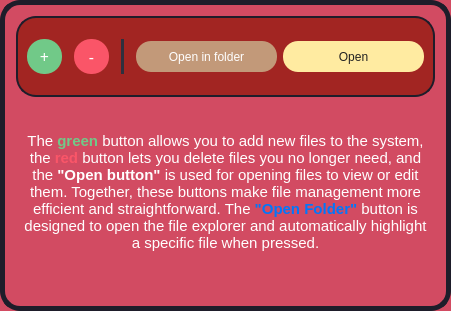
               <widget class="QFrame" name="frame_30">
                <property name="minimumSize">
                 <size>
                  <width>451</width>
                  <height>311</height>
                 </size>
                </property>
                <property name="styleSheet">
                 <string notr="true">background-color: #D24B62;
border-radius: 20px;
border: 5px solid rgb(30, 29, 42);</string>
                </property>
                <property name="frameShape">
                 <enum>QFrame::StyledPanel</enum>
                </property>
                <property name="frameShadow">
                 <enum>QFrame::Raised</enum>
                </property>
                <layout class="QGridLayout" name="gridLayout_26">
                 <item row="0" column="0">
                  <widget class="QFrame" name="frame_31">
                   <property name="sizePolicy">
                    <sizepolicy hsizetype="MinimumExpanding" vsizetype="Fixed">
                     <horstretch>0</horstretch>
                     <verstretch>0</verstretch>
                    </sizepolicy>
                   </property>
                   <property name="minimumSize">
                    <size>
                     <width>301</width>
                     <height>81</height>
                    </size>
                   </property>
                   <property name="maximumSize">
                    <size>
                     <width>16777215</width>
                     <height>16777215</height>
                    </size>
                   </property>
                   <property name="styleSheet">
                    <string notr="true">background-color: #A22522;
border-radius: 20px;
border: 2px solid  rgb(30, 29, 42);</string>
                   </property>
                   <property name="frameShape">
                    <enum>QFrame::StyledPanel</enum>
                   </property>
                   <property name="frameShadow">
                    <enum>QFrame::Raised</enum>
                   </property>
                   <layout class="QGridLayout" name="gridLayout_22">
                    <item row="0" column="0">
                     <widget class="QPushButton" name="fm_add_btn_2">
                      <property name="sizePolicy">
                       <sizepolicy hsizetype="Fixed" vsizetype="Fixed">
                        <horstretch>0</horstretch>
                        <verstretch>0</verstretch>
                       </sizepolicy>
                      </property>
                      <property name="minimumSize">
                       <size>
                        <width>35</width>
                        <height>35</height>
                       </size>
                      </property>
                      <property name="font">
                       <font>
                        <family>Arial Black</family>
                        <pointsize>12</pointsize>
                       </font>
                      </property>
                      <property name="styleSheet">
                       <string notr="true">QPushButton {
background-color: rgb(113, 201, 136);
color: rgb(255, 255, 255);
border-radius: 17px;
border: none;
}

QPushButton:hover {
background-color: rgb(127, 227, 152);
}

QPushButton:pressed {
background-color: rgb(75, 180, 96);
}</string>
                      </property>
                      <property name="text">
                       <string>+</string>
                      </property>
                     </widget>
                    </item>
                    <item row="0" column="1">
                     <spacer name="horizontalSpacer_6">
                      <property name="orientation">
                       <enum>Qt::Horizontal</enum>
                      </property>
                      <property name="sizeType">
                       <enum>QSizePolicy::Fixed</enum>
                      </property>
                      <property name="sizeHint" stdset="0">
                       <size>
                        <width>6</width>
                        <height>20</height>
                       </size>
                      </property>
                     </spacer>
                    </item>
                    <item row="0" column="2">
                     <widget class="QPushButton" name="fm_del_btn_2">
                      <property name="sizePolicy">
                       <sizepolicy hsizetype="Fixed" vsizetype="Fixed">
                        <horstretch>0</horstretch>
                        <verstretch>0</verstretch>
                       </sizepolicy>
                      </property>
                      <property name="minimumSize">
                       <size>
                        <width>35</width>
                        <height>35</height>
                       </size>
                      </property>
                      <property name="font">
                       <font>
                        <family>Arial Black</family>
                        <pointsize>12</pointsize>
                       </font>
                      </property>
                      <property name="styleSheet">
                       <string notr="true">QPushButton {
background-color: rgb(250, 85, 104);
color: rgb(255, 255, 255);
border-radius: 17px;
border: none;
}

QPushButton:hover {
background-color: rgb(250, 121, 136);
}

QPushButton:pressed {
background-color: rgb(250, 66, 88);
}</string>
                      </property>
                      <property name="text">
                       <string>-</string>
                      </property>
                     </widget>
                    </item>
                    <item row="0" column="3">
                     <spacer name="horizontalSpacer_40">
                      <property name="orientation">
                       <enum>Qt::Horizontal</enum>
                      </property>
                      <property name="sizeType">
                       <enum>QSizePolicy::Fixed</enum>
                      </property>
                      <property name="sizeHint" stdset="0">
                       <size>
                        <width>6</width>
                        <height>20</height>
                       </size>
                      </property>
                     </spacer>
                    </item>
                    <item row="0" column="4">
                     <widget class="Line" name="line_9">
                      <property name="styleSheet">
                       <string notr="true">border-color: rgb(46, 48, 62);</string>
                      </property>
                      <property name="orientation">
                       <enum>Qt::Vertical</enum>
                      </property>
                     </widget>
                    </item>
                    <item row="0" column="5">
                     <spacer name="horizontalSpacer_41">
                      <property name="orientation">
                       <enum>Qt::Horizontal</enum>
                      </property>
                      <property name="sizeType">
                       <enum>QSizePolicy::Fixed</enum>
                      </property>
                      <property name="sizeHint" stdset="0">
                       <size>
                        <width>6</width>
                        <height>20</height>
                       </size>
                      </property>
                     </spacer>
                    </item>
                    <item row="0" column="6">
                     <widget class="QPushButton" name="fm_openfolder_btn_2">
                      <property name="sizePolicy">
                       <sizepolicy hsizetype="Expanding" vsizetype="Fixed">
                        <horstretch>0</horstretch>
                        <verstretch>0</verstretch>
                       </sizepolicy>
                      </property>
                      <property name="minimumSize">
                       <size>
                        <width>120</width>
                        <height>31</height>
                       </size>
                      </property>
                      <property name="styleSheet">
                       <string notr="true">QPushButton {
background-color:#C29979;
color: rgb(255, 255, 255);
border-radius: 15px;
border: none;
font: 87 8pt &quot;Arial Black&quot;;
}

QPushButton:hover {
background-color:#A8C256;
}

QPushButton:pressed {
background-color: rgb(255, 255, 255);
color: rgb(1, 119, 251);
}</string>
                      </property>
                      <property name="text">
                       <string>Open in folder</string>
                      </property>
                     </widget>
                    </item>
                    <item row="0" column="7">
                     <widget class="QPushButton" name="fm_open_btn_2">
                      <property name="sizePolicy">
                       <sizepolicy hsizetype="Expanding" vsizetype="Fixed">
                        <horstretch>0</horstretch>
                        <verstretch>0</verstretch>
                       </sizepolicy>
                      </property>
                      <property name="minimumSize">
                       <size>
                        <width>80</width>
                        <height>31</height>
                       </size>
                      </property>
                      <property name="styleSheet">
                       <string notr="true">QPushButton {
background-color:#FFEBA1;
color: rgb(34, 34, 34);
border-radius: 15px;
border: none;
font: 87 8pt &quot;Arial Black&quot;;
}

QPushButton:hover {
background-color: #A8C256;
border-radius: 15px;
}

QPushButton:pressed {
background-color: rgb(251, 255, 121);
color: rgb(0, 0, 0);
}</string>
                      </property>
                      <property name="text">
                       <string>Open</string>
                      </property>
                     </widget>
                    </item>
                   </layout>
                  </widget>
                 </item>
                 <item row="1" column="0">
                  <widget class="QTextBrowser" name="textBrowser">
                   <property name="minimumSize">
                    <size>
                     <width>401</width>
                     <height>48</height>
                    </size>
                   </property>
                   <property name="styleSheet">
                    <string notr="true">border: none;</string>
                   </property>
                   <property name="html">
                    <string>&lt;!DOCTYPE HTML PUBLIC &quot;-//W3C//DTD HTML 4.0//EN&quot; &quot;http://www.w3.org/TR/REC-html40/strict.dtd&quot;&gt;
&lt;html&gt;&lt;head&gt;&lt;meta name=&quot;qrichtext&quot; content=&quot;1&quot; /&gt;&lt;style type=&quot;text/css&quot;&gt;
p, li { white-space: pre-wrap; }
&lt;/style&gt;&lt;/head&gt;&lt;body style=&quot; font-family:'MS Shell Dlg 2'; font-size:8.25pt; font-weight:400; font-style:normal;&quot;&gt;
&lt;p align=&quot;center&quot; style=&quot;-qt-paragraph-type:empty; margin-top:12px; margin-bottom:12px; margin-left:0px; margin-right:0px; -qt-block-indent:0; text-indent:0px;&quot;&gt;&lt;br /&gt;&lt;/p&gt;
&lt;p align=&quot;center&quot; style=&quot; margin-top:12px; margin-bottom:12px; margin-left:0px; margin-right:0px; -qt-block-indent:0; text-indent:0px;&quot;&gt;&lt;span style=&quot; font-family:'Courier New'; font-size:11pt; color:#ffffff;&quot;&gt;The &lt;/span&gt;&lt;span style=&quot; font-family:'Courier New'; font-size:11pt; font-weight:600; color:#71c988;&quot;&gt;green&lt;/span&gt;&lt;span style=&quot; font-family:'Courier New'; font-size:11pt; color:#ffffff;&quot;&gt; button allows you to add new files to the system, the &lt;/span&gt;&lt;span style=&quot; font-family:'Courier New'; font-size:11pt; font-weight:600; color:#fa5568;&quot;&gt;red&lt;/span&gt;&lt;span style=&quot; font-family:'Courier New'; font-size:11pt; color:#ffffff;&quot;&gt; button lets you delete files you no longer need, and the &lt;/span&gt;&lt;span style=&quot; font-family:'Courier New'; font-size:11pt; font-weight:600; color:#ffffff;&quot;&gt;&amp;quot;Open button&amp;quot;&lt;/span&gt;&lt;span style=&quot; font-family:'Courier New'; font-size:11pt; color:#ffffff;&quot;&gt; is used for opening files to view or edit them. Together, these buttons make file management more efficient and straightforward. The &lt;/span&gt;&lt;span style=&quot; font-family:'Courier New'; font-size:11pt; font-weight:600; color:#0177fb;&quot;&gt;&amp;quot;Open Folder&amp;quot;&lt;/span&gt;&lt;span style=&quot; font-family:'Courier New'; font-size:11pt; color:#ffffff;&quot;&gt; button is designed to open the file explorer and automatically highlight a specific file when pressed.&lt;/span&gt;&lt;/p&gt;&lt;/body&gt;&lt;/html&gt;</string>
                   </property>
                  </widget>
                 </item>
                </layout>
               </widget>
